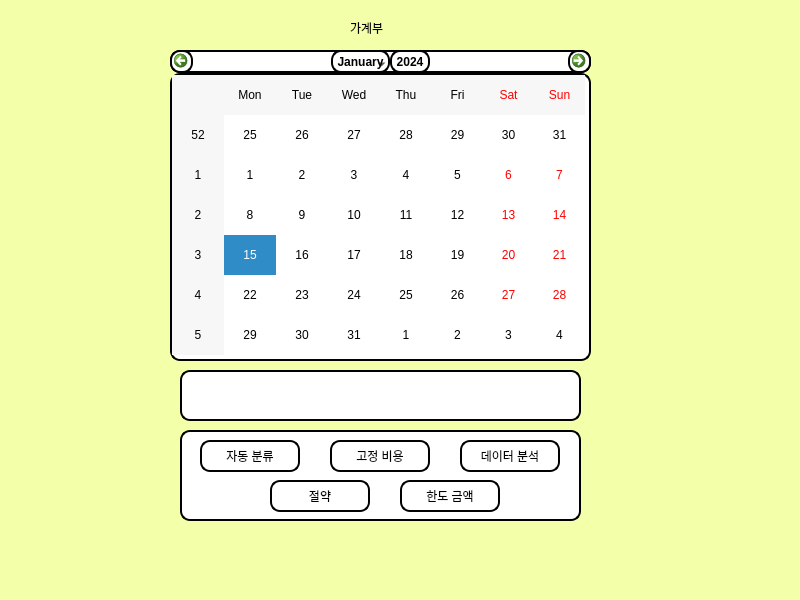
<?xml version="1.0" encoding="UTF-8"?>
<ui version="4.0">
 <class>MainWindow</class>
 <widget class="QMainWindow" name="MainWindow">
  <property name="enabled">
   <bool>true</bool>
  </property>
  <property name="geometry">
   <rect>
    <x>0</x>
    <y>0</y>
    <width>800</width>
    <height>600</height>
   </rect>
  </property>
  <property name="font">
   <font>
    <family>Nanum Gothic</family>
    <pointsize>13</pointsize>
    <italic>false</italic>
    <bold>true</bold>
   </font>
  </property>
  <property name="windowTitle">
   <string>MainWindow</string>
  </property>
  <property name="styleSheet">
   <string notr="true">background-color:rgb(244, 255, 169);
font: 700 13pt &quot;Nanum Gothic&quot;; color:rgb(0, 0, 0);</string>
  </property>
  <widget class="QWidget" name="centralwidget">
   <widget class="QCalendarWidget" name="calendar">
    <property name="geometry">
     <rect>
      <x>170</x>
      <y>50</y>
      <width>421</width>
      <height>311</height>
     </rect>
    </property>
    <property name="styleSheet">
     <string notr="true">background-color:rgb(255, 255, 255);
border: 2px solid rgb(0, 0, 0);
border-radius: 10px
</string>
    </property>
   </widget>
   <widget class="QLabel" name="label">
    <property name="geometry">
     <rect>
      <x>350</x>
      <y>20</y>
      <width>58</width>
      <height>16</height>
     </rect>
    </property>
    <property name="styleSheet">
     <string notr="true">font-size:34</string>
    </property>
    <property name="text">
     <string>가계부</string>
    </property>
   </widget>
   <widget class="QWidget" name="space" native="true">
    <property name="geometry">
     <rect>
      <x>180</x>
      <y>370</y>
      <width>401</width>
      <height>51</height>
     </rect>
    </property>
    <property name="styleSheet">
     <string notr="true">background-color:rgb(255, 255, 255);
border: 2px solid rgb(0, 0, 0);
border-radius: 10px
</string>
    </property>
   </widget>
   <widget class="QWidget" name="widget" native="true">
    <property name="geometry">
     <rect>
      <x>180</x>
      <y>430</y>
      <width>401</width>
      <height>91</height>
     </rect>
    </property>
    <property name="styleSheet">
     <string notr="true">background-color:rgb(255, 255, 255);
border: 2px solid rgb(0, 0, 0);
border-radius: 10px
</string>
    </property>
    <widget class="QPushButton" name="b1">
     <property name="geometry">
      <rect>
       <x>280</x>
       <y>10</y>
       <width>100</width>
       <height>32</height>
      </rect>
     </property>
     <property name="text">
      <string>데이터 분석</string>
     </property>
    </widget>
    <widget class="QPushButton" name="pushButton_3">
     <property name="geometry">
      <rect>
       <x>90</x>
       <y>50</y>
       <width>100</width>
       <height>32</height>
      </rect>
     </property>
     <property name="text">
      <string>절약</string>
     </property>
    </widget>
    <widget class="QPushButton" name="fix">
     <property name="geometry">
      <rect>
       <x>150</x>
       <y>10</y>
       <width>100</width>
       <height>32</height>
      </rect>
     </property>
     <property name="text">
      <string>고정 비용</string>
     </property>
    </widget>
    <widget class="QPushButton" name="b1_3">
     <property name="geometry">
      <rect>
       <x>20</x>
       <y>10</y>
       <width>100</width>
       <height>32</height>
      </rect>
     </property>
     <property name="text">
      <string>자동 분류</string>
     </property>
    </widget>
    <widget class="QPushButton" name="am1">
     <property name="geometry">
      <rect>
       <x>220</x>
       <y>50</y>
       <width>100</width>
       <height>32</height>
      </rect>
     </property>
     <property name="text">
      <string>한도 금액</string>
     </property>
    </widget>
   </widget>
  </widget>
  <widget class="QMenuBar" name="menubar">
   <property name="geometry">
    <rect>
     <x>0</x>
     <y>0</y>
     <width>800</width>
     <height>36</height>
    </rect>
   </property>
  </widget>
  <widget class="QStatusBar" name="statusbar"/>
 </widget>
 <resources/>
 <connections/>
</ui>
